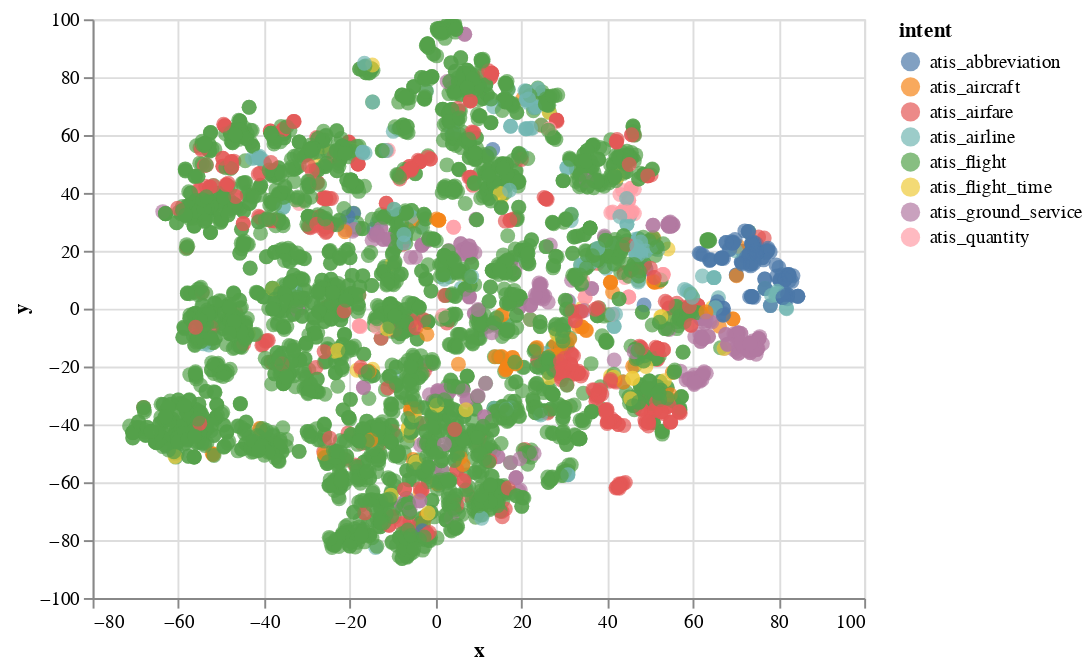

Notebook code for this chart:
### Code cell
import altair as alt
alt.Chart(df).mark_circle(size=60).encode(
    x='x',
    y='y',
    color='intent',
    tooltip=['sentence']
).interactive()

### Figure 1 — Vega-Lite specification as saved in the notebook (floating-point values rounded to 4 significant figures; data arrays with more than 128 entries replaced by an {"elided": "..."} marker saying what was removed)
{"config": {"view": {"continuousWidth": 400, "continuousHeight": 300}}, "data": {"name": "data-061eda07265e3fadf10cb639e1d99114"}, "mark": {"type": "circle", "size": 60}, "encoding": {"color": {"field": "intent", "type": "nominal"}, "tooltip": [{"field": "sentence", "type": "nominal"}], "x": {"field": "x", "type": "quantitative"}, "y": {"field": "y", "type": "quantitative"}}, "selection": {"selector001": {"type": "interval", "bind": "scales", "encodings": ["x", "y"]}}, "$schema": "https://vega.github.io/schema/vega-lite/v4.17.0.json", "datasets": {"data-061eda07265e3fadf10cb639e1d99114": {"elided": "4833 records"}}}
